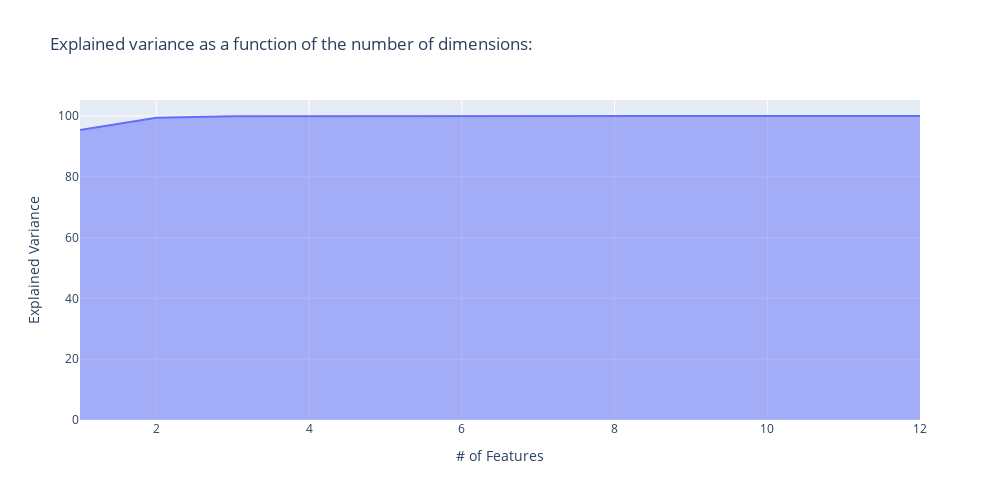

Source (notebook cell):
### Markdown cell above
We would like to use PCA for dimensionality reduction:

### Code cell
# I want to understand how reduction of features will harm the understanding of the data:

pca = PCA() # all features (12)
X_reduced = pca.fit_transform(data)
print(pca.explained_variance_ratio_)

exp_var_cumul = np.cumsum(pca.explained_variance_ratio_)

px.area(
    title = "Explained variance as a function of the number of dimensions:",
    x=range(1, exp_var_cumul.shape[0] + 1),
    y=exp_var_cumul * 100,
    labels={"x": "# of Features", "y": "Explained Variance"},
    width = 1000 ,
    height = 500
)

### Figure 1 — Plotly figure (JSON) as saved in the notebook; plotly's stock layout.template omitted (floating-point values rounded to 4 significant figures)
{"data": [{"hovertemplate": "# of Features=%{x}<br>Explained Variance=%{y}<extra></extra>", "legendgroup": "", "line": {"color": "#636efa"}, "mode": "lines", "name": "", "orientation": "v", "showlegend": false, "stackgroup": "1", "type": "scatter", "x": [1, 2, 3, 4, 5, 6, 7, 8, 9, 10, 11, 12], "xaxis": "x", "y": [95.36, 99.42, 99.9, 99.95, 99.98, 100.0, 100.0, 100.0, 100.0, 100.0, 100.0, 100.0], "yaxis": "y"}], "layout": {"height": 500, "legend": {"tracegroupgap": 0}, "title": {"text": "Explained variance as a function of the number of dimensions:"}, "width": 1000, "xaxis": {"anchor": "y", "domain": [0, 1], "title": {"text": "# of Features"}}, "yaxis": {"anchor": "x", "domain": [0, 1], "title": {"text": "Explained Variance"}}}}
